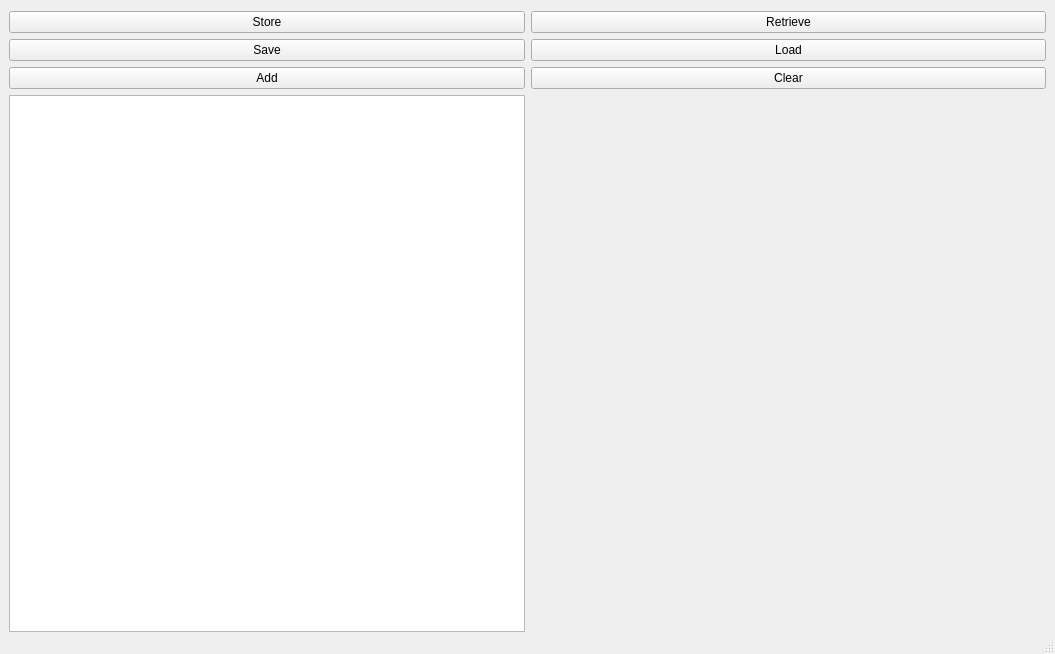
<?xml version="1.0" encoding="UTF-8"?>
<ui version="4.0">
 <class>MainWindow</class>
 <widget class="QMainWindow" name="MainWindow">
  <property name="geometry">
   <rect>
    <x>0</x>
    <y>0</y>
    <width>1055</width>
    <height>654</height>
   </rect>
  </property>
  <property name="windowTitle">
   <string>NDEF Message Editor</string>
  </property>
  <widget class="QWidget" name="centralWidget">
   <layout class="QVBoxLayout" name="verticalLayout">
    <property name="leftMargin">
     <number>0</number>
    </property>
    <property name="rightMargin">
     <number>0</number>
    </property>
    <property name="bottomMargin">
     <number>0</number>
    </property>
    <item>
     <layout class="QGridLayout" name="gridLayout">
      <property name="leftMargin">
       <number>9</number>
      </property>
      <property name="rightMargin">
       <number>9</number>
      </property>
      <property name="horizontalSpacing">
       <number>6</number>
      </property>
      <item row="0" column="0">
       <widget class="QPushButton" name="touchStore">
        <property name="text">
         <string>Store</string>
        </property>
       </widget>
      </item>
      <item row="0" column="1">
       <widget class="QPushButton" name="touchRetrieve">
        <property name="text">
         <string>Retrieve</string>
        </property>
       </widget>
      </item>
      <item row="1" column="0">
       <widget class="QPushButton" name="saveMessage">
        <property name="text">
         <string>Save</string>
        </property>
       </widget>
      </item>
      <item row="1" column="1">
       <widget class="QPushButton" name="loadMessage">
        <property name="text">
         <string>Load</string>
        </property>
       </widget>
      </item>
      <item row="2" column="0">
       <widget class="QPushButton" name="addRecord">
        <property name="text">
         <string>Add</string>
        </property>
       </widget>
      </item>
      <item row="3" column="0">
       <widget class="QScrollArea" name="scrollArea">
        <property name="enabled">
         <bool>true</bool>
        </property>
        <property name="frameShape">
         <enum>QFrame::NoFrame</enum>
        </property>
        <property name="frameShadow">
         <enum>QFrame::Plain</enum>
        </property>
        <property name="verticalScrollBarPolicy">
         <enum>Qt::ScrollBarAsNeeded</enum>
        </property>
        <property name="horizontalScrollBarPolicy">
         <enum>Qt::ScrollBarAsNeeded</enum>
        </property>
        <property name="widgetResizable">
         <bool>true</bool>
        </property>
         <property name="sizePolicy">
          <sizepolicy hsizetype="Preferred" vsizetype="Preferred">
           <horstretch>0</horstretch>
           <verstretch>0</verstretch>
          </sizepolicy>
         </property>
         <widget class="QTextEdit" name="textEdit">
          <property name="geometry">
           <rect>
            <x>0</x>
            <y>0</y>
            <width>104</width>
            <height>70</height>
           </rect>
          </property>
        </widget>
       </widget>
      </item>
      <item row="2" column="1">
       <widget class="QPushButton" name="clearMessage">
        <property name="text">
         <string>Clear</string>
        </property>
       </widget>
      </item>
     </layout>
    </item>
   </layout>
  </widget>
  <widget class="QStatusBar" name="statusBar"/>
 </widget>
 <layoutdefault spacing="6" margin="11"/>
 <resources/>
 <connections>
  <connection>
   <sender>saveMessage</sender>
   <signal>clicked()</signal>
   <receiver>MainWindow</receiver>
   <slot>saveMessage()</slot>
   <hints>
    <hint type="sourcelabel">
     <x>419</x>
     <y>47</y>
    </hint>
    <hint type="destinationlabel">
     <x>275</x>
     <y>198</y>
    </hint>
   </hints>
  </connection>
  <connection>
   <sender>touchRetrieve</sender>
   <signal>clicked()</signal>
   <receiver>MainWindow</receiver>
   <slot>touchReceive()</slot>
   <hints>
    <hint type="sourcelabel">
     <x>142</x>
     <y>47</y>
    </hint>
    <hint type="destinationlabel">
     <x>275</x>
     <y>198</y>
    </hint>
   </hints>
  </connection>
  <connection>
   <sender>touchStore</sender>
   <signal>clicked()</signal>
   <receiver>MainWindow</receiver>
   <slot>touchStore()</slot>
   <hints>
    <hint type="sourcelabel">
     <x>244</x>
     <y>47</y>
    </hint>
    <hint type="destinationlabel">
     <x>275</x>
     <y>198</y>
    </hint>
   </hints>
  </connection>
  <connection>
   <sender>loadMessage</sender>
   <signal>clicked()</signal>
   <receiver>MainWindow</receiver>
   <slot>loadMessage()</slot>
   <hints>
    <hint type="sourcelabel">
     <x>334</x>
     <y>47</y>
    </hint>
    <hint type="destinationlabel">
     <x>275</x>
     <y>198</y>
    </hint>
   </hints>
  </connection>
  <connection>
   <sender>clearMessage</sender>
   <signal>clicked()</signal>
   <receiver>MainWindow</receiver>
   <slot>clearMessage()</slot>
   <hints>
    <hint type="sourcelabel">
     <x>419</x>
     <y>22</y>
    </hint>
    <hint type="destinationlabel">
     <x>275</x>
     <y>198</y>
    </hint>
   </hints>
  </connection>
 </connections>
 <slots>
  <slot>saveMessage()</slot>
  <slot>loadMessage()</slot>
  <slot>touchReceive()</slot>
  <slot>touchStore()</slot>
  <slot>clearMessage()</slot>
 </slots>
</ui>
